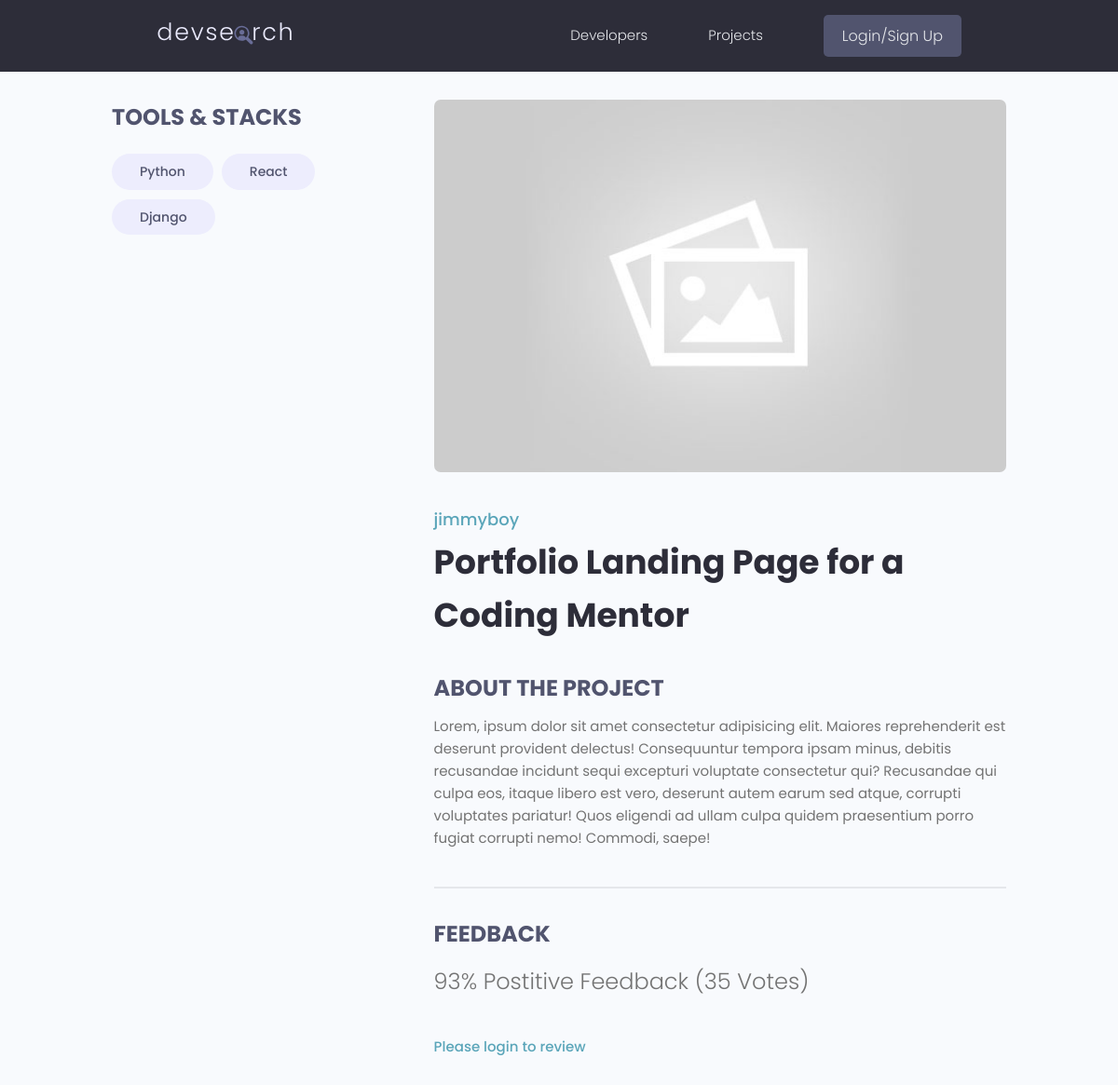
Before: /project/afce1281-9efe-4da2-b0e6-e0959814c3d7 with the older database file.
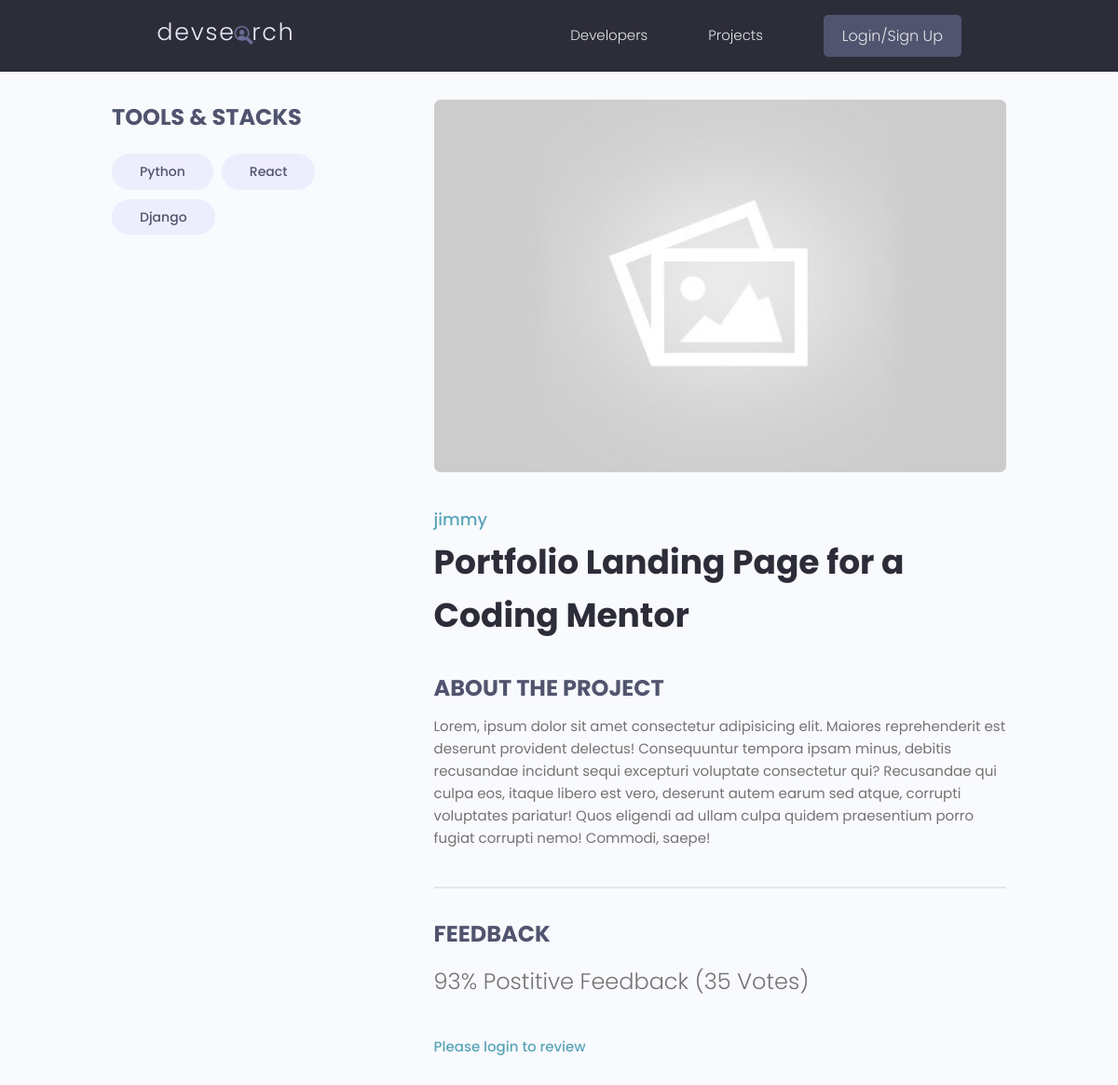
After: the same page with the newer database file.
### projects/models.py (models this page shows, shortened)
class Project(models.Model):
    owner = models.ForeignKey(Profile, null=True, blank=True, on_delete=models.SET_NULL)
    title = models.CharField(max_length=200)
    description = models.TextField(null=True, blank=True)
    featured_image = models.ImageField(null=True, blank=True, default='default.jpg')
    demo_link = models.CharField(max_length=2000, null=True, blank=True)
    source_link = models.CharField(max_length=2000, null=True, blank=True)
    tags = models.ManyToManyField('Tag', blank=True)
    vote_total = models.IntegerField(default=0, null=True, blank=True)
    vote_ratio = models.IntegerField(default=0, null=True, blank=True)
    created = models.DateTimeField(auto_now_add=True)
    id = models.UUIDField(default=uuid.uuid4, unique=True, primary_key=True, editable=False)
    class Meta:
        ordering = ['-vote_ratio', '-vote_total']
    @property
    def reviewers(self):
        queryset = self.review_set.all().values_list('owner__id', flat=True)
        return queryset

### users/models.py (models this page shows)
class Profile(models.Model):
    user = models.OneToOneField(User, on_delete=models.CASCADE, null=True, blank=True)
    name = models.CharField(max_length=200, blank=True, null=True)
    username = models.CharField(max_length=200, blank=True, null=True)
    location = models.CharField(max_length=200, blank=True, null=True)
    email = models.EmailField(max_length=500, blank=True, null=True)
    short_intro = models.CharField(max_length=200, blank=True, null=True)
    bio =  models.TextField(blank=True, null=True)
    profile_image = models.ImageField(null=True, blank=True, upload_to ='profies/', default='profiles/user-default.png' )
    social_github = models.CharField(max_length=200, blank=True, null=True)
    social_twitter = models.CharField(max_length=200, blank=True, null=True)
    social_linkedin = models.CharField(max_length=200, blank=True, null=True)
    social_youtube= models.CharField(max_length=200, blank=True, null=True)
    social_website= models.CharField(max_length=200, blank=True, null=True)
    created = models.DateTimeField(auto_now_add=True)
    id = models.UUIDField(default=uuid.uuid4, unique=True, primary_key=True, editable=False)
    def __str__(self):
         return str(self.username)

### projects/views.py (the view, shortened to what this page needs)
# urls.py: path('project/<str:pk>', views.project, name='project'),
def project(request, pk):
    projectObj = Project.objects.get(id=pk)
    form = ReviewForm()
    return render(request, 'projects/single-project.html', {'project': projectObj, 'form': form})

### projects/models.py (called while the page is built)
    def __str__(self):
        return self.name

### projects/templates/projects/single-project.html (shortened to what this page needs)
{% extends 'main.html' %}
{% block content %}
  <main class="singleProject my-md">
    <div class="container">
      <div class="layout">
        <div class="column column--1of3">
          <h3 class="singleProject__subtitle">Tools & Stacks</h3>
          <div class="singleProject__toolStack">
            {% for tag in project.tags.all %}
            <span class="tag tag--pill tag--sub tag--lg">
              <small>{{ tag }}</small>
            </span>
            {% endfor %}
          </div>
        </div>
        <div class="column column--2of3">
          <img class="singleProject__preview" src="{{ project.featured_image.url}}" alt="portfolio thumbnail" />
          <a href="profile.html" class="singleProject__developer">{{ project.owner }}</a>
          <h2 class="singleProject__title">Portfolio Landing Page for a Coding Mentor</h2>
          <h3 class="singleProject__subtitle">About the Project</h3>
          <div class="singleProject__info">
            {{ project.description }}
          </div>
          <div class="comments">
            <h3 class="singleProject__subtitle">Feedback</h3>
            <h5 class="project--rating">
                {{ project.vote_ratio }}% Postitive Feedback ({{ project.vote_total }} Vote{{ project.vote_total|pluralize:"s" }})
            </h5>
            {% if request.user.profile.id in project.reviewers %}
            <p>You have already sumbitted your review for this project.</p>
            {% elif request.user.profile == project.owner %}
            <p>You can't review your own work</p>
            {% else %}
            <a href="{% url 'login' %}?next={{request.path}}"> Please login to review</a>
            {% endif %}
        </div>
      </div>
    </div>
    </div>
  </main>
{% endblock content %}

Changed rows visible on the page:
changed through a linked row, Project: owner "jimmyboy" → "jimmy"
